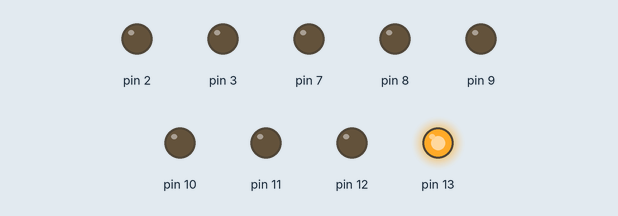
Bench run of a sketch on a simulated Arduino Uno, built with avr-gcc and run on an emulated ATmega328P. Shown: output pins drawn as LEDs (lit = HIGH).

Above: at 0.02 s.
At 0.52 s:
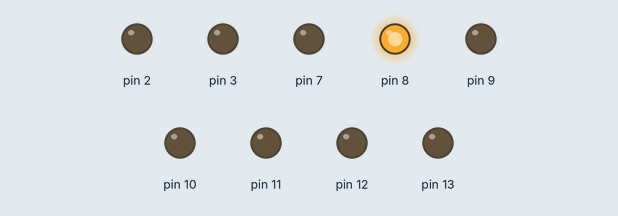
At 1.02 s:
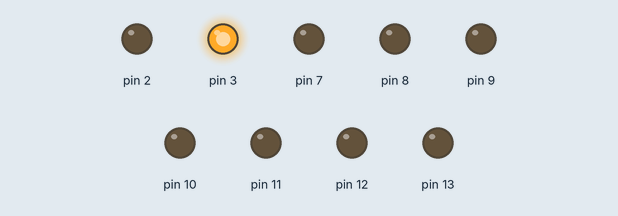
At 2.02 s:
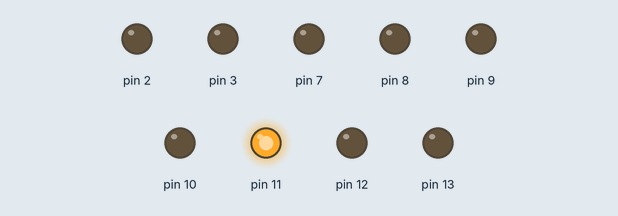
At 3.12 s:
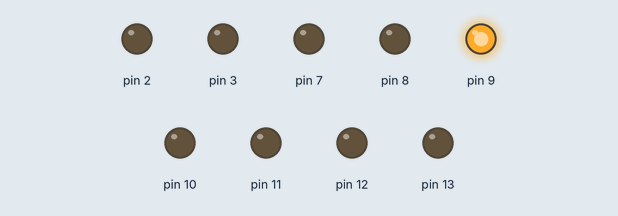
At 4.07 s:
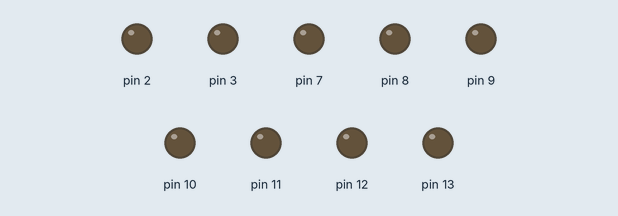
Timing chart, 0 to 4.4 s (numbered marks = the images above):
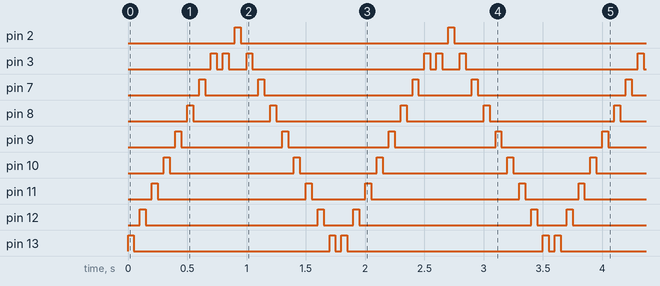

The sketch:

BlinkISerieForFlereLys.ino
```cpp
int run;

// ******** Setup Here ********

void setup() {


//void setup() {


      pinMode(11, OUTPUT);
      pinMode(12, OUTPUT);
      pinMode(13, OUTPUT);
      pinMode(10, OUTPUT);
      pinMode(9, OUTPUT);
      pinMode(8, OUTPUT);
      pinMode(7, OUTPUT);
      pinMode(3, OUTPUT);
      pinMode(2, OUTPUT);

}


void loop() {


 digitalWrite(13, HIGH);
  delay(50);
  digitalWrite(13, LOW);
  delay(50);
  digitalWrite(12, HIGH);
  delay(50);
  digitalWrite(12, LOW);
  delay(50);
  digitalWrite(11, HIGH);
  delay(50);
  digitalWrite(11, LOW);
  delay(50);
  digitalWrite(10, HIGH);
  delay(50);
  digitalWrite(10, LOW);
  delay(50);
  digitalWrite(9, HIGH);
  delay(50);
  digitalWrite(9, LOW);
  delay(50);
  digitalWrite(8, HIGH);
  delay(50);
  digitalWrite(8, LOW);
  delay(50);
  digitalWrite(7, HIGH);
  delay(50);
  digitalWrite(7, LOW);
  delay(50);
  digitalWrite(3, HIGH);
  delay(50);
  digitalWrite(3, LOW);
  delay(50);
  digitalWrite(3, HIGH);
  delay(50);
  digitalWrite(3, LOW);
  delay(50);
  digitalWrite(2, HIGH);
  delay(50);
  digitalWrite(2, LOW);
  delay(50);
   digitalWrite(3, HIGH);
  delay(50);
  digitalWrite(3, LOW);
  delay(50);
  digitalWrite(7, HIGH);
  delay(50);
  digitalWrite(7, LOW);
  delay(50);
  digitalWrite(8, HIGH);
  delay(50);
  digitalWrite(8, LOW);
  delay(50);
  digitalWrite(9, HIGH);
  delay(50);
  digitalWrite(9, LOW);
  delay(50);
  digitalWrite(10, HIGH);
  delay(50);
  digitalWrite(10, LOW);
  delay(50);
  digitalWrite(11, HIGH);
  delay(50);
  digitalWrite(11, LOW);
  delay(50);
  digitalWrite(12, HIGH);
  delay(50);
  digitalWrite(12, LOW);
  delay(50);
  digitalWrite(13, HIGH);
  delay(50);
  digitalWrite(13, LOW);
  delay(50);
}
```

Measured:
- by itself, pin 2: alternates HIGH for 0.05 s and LOW for 1.8 s
- by itself, pin 3: repeats every 1.8 s: LOW 0.05 s, HIGH 0.05 s, LOW 0.15 s, HIGH 0.05 s, LOW 1.5 s, HIGH 0.05 s
- by itself, pin 7: repeats every 1.8 s: LOW 0.45 s, HIGH 0.05 s, LOW 1.3 s, HIGH 0.05 s
- by itself, pin 8: repeats every 1.8 s: LOW 0.65 s, HIGH 0.05 s, LOW 1.1 s, HIGH 0.05 s
- by itself, pin 9: alternates HIGH for 0.05 s and LOW for 0.85 s
- by itself, pin 10: repeats every 1.8 s: LOW 1.1 s, HIGH 0.05 s, LOW 0.65 s, HIGH 0.05 s
- by itself, pin 11: repeats every 1.8 s: LOW 1.3 s, HIGH 0.05 s, LOW 0.45 s, HIGH 0.05 s
- by itself, pin 12: repeats every 1.8 s: LOW 1.5 s, HIGH 0.05 s, LOW 0.25 s, HIGH 0.05 s
